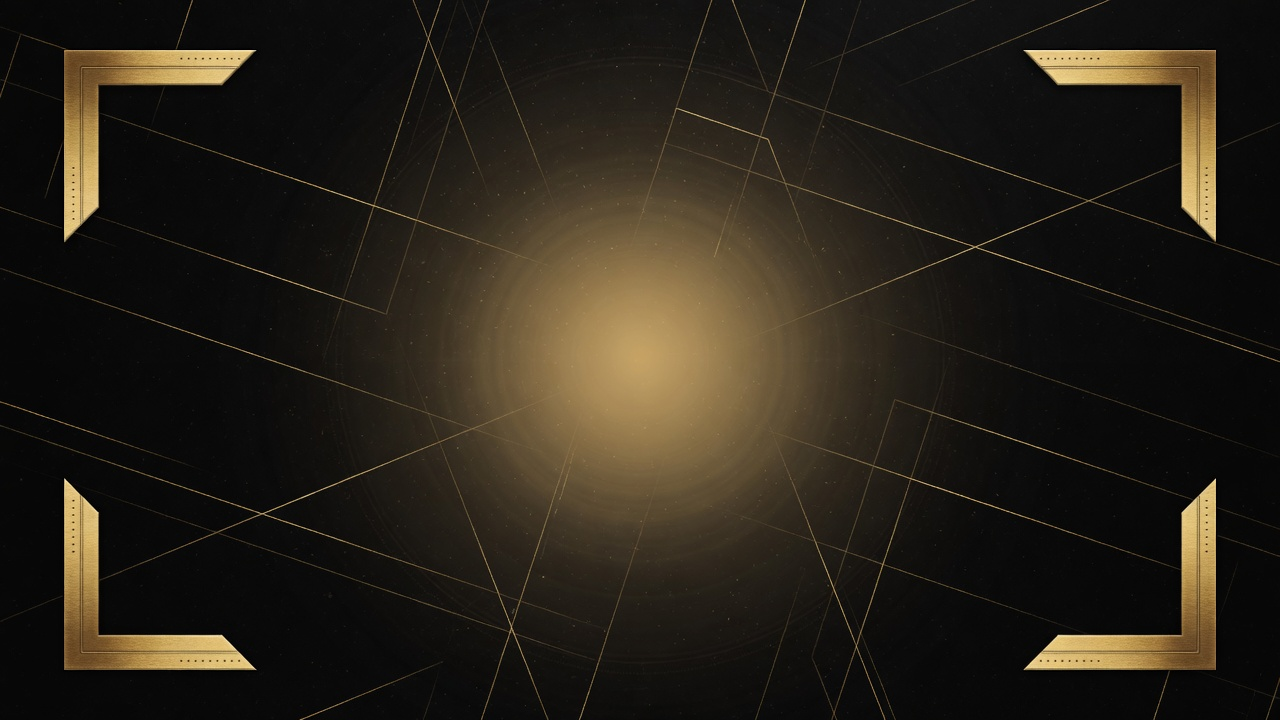
#> input picture brand-assets/social/og-card-bg.jpg, 1280 x 720 px
$ python compose_covers.py ../brand-assets/social/og-card-bg.jpg
#> lines starting #> are read from the running program, lines starting #| are printed output that depends on the picture
#!/usr/bin/env python3
"""Turn sparse 16:9 gameplay captures into readable catalog capsules.

Crops to the action, places it on a tinted plate, and stamps an exact title.
"""
from __future__ import annotations

import argparse
from pathlib import Path

from PIL import Image, ImageDraw, ImageEnhance, ImageFilter, ImageFont, ImageOps

ROOT = Path(__file__).resolve().parents[1]
SRC = ROOT / "frontend" / "public" / "game-covers"
OUT = SRC

TITLES = {
    "perfect-stack-timing-game": ("Perfect Stack", "Timing · GoodGame Labs"),
    "nightshift-lane-racer": ("Nightshift Lane", "Racer · GoodGame Labs"),
    "orbit-catch-reflex-game": ("Orbit Catch", "Reflex · GoodGame Labs"),
    "prism-breaker-arcade": ("Prism Breaker", "Arcade · GoodGame Labs"),
    "rooftop-rush-runner": ("Rooftop Rush", "Runner · GoodGame Labs"),
    "signal-snake-grid-game": ("Signal Snake", "Grid · GoodGame Labs"),
    "sum-forge-number-puzzle": ("Sum Forge", "Puzzle · GoodGame Labs"),
    "voidline-survivor": ("Voidline Survivor", "Arena · GoodGame Labs"),
    "blackout-grid-logic-puzzle": ("Blackout Grid", "Logic · GoodGame Labs"),
}

W, H = 1280, 720
GOLD = (212, 175, 55)
WHITE = (255, 255, 255)
MUTED = (201, 201, 209)


def font(size: int, bold: bool = False) -> ImageFont.FreeTypeFont:
    candidates = [
        "/System/Library/Fonts/Supplemental/Arial Bold.ttf" if bold else "/System/Library/Fonts/Supplemental/Arial.ttf",
        "/Library/Fonts/Arial Bold.ttf" if bold else "/Library/Fonts/Arial.ttf",
        "/System/Library/Fonts/SFNS.ttf",
        "/System/Library/Fonts/Helvetica.ttc",
    ]
    for path in candidates:
        try:
            return ImageFont.truetype(path, size)
        except OSError:
            continue
    return ImageFont.load_default()


def content_box(im: Image.Image) -> tuple[int, int, int, int]:
    rgb = im.convert("RGB")
    px = rgb.load()
    w, h = rgb.size
    min_x, min_y, max_x, max_y = w, h, 0, 0
    hit = 0
    step = max(1, min(w, h) // 360)
    for y in range(0, h, step):
        for x in range(0, w, step):
            r, g, b = px[x, y]
            luma = 0.2126 * r + 0.7152 * g + 0.0722 * b
            chroma = max(r, g, b) - min(r, g, b)
            if luma > 32 or chroma > 22:
                hit += 1
                if x < min_x:
                    min_x = x
                if y < min_y:
                    min_y = y
                if x > max_x:
                    max_x = x
                if y > max_y:
                    max_y = y
    if hit < 40:
        return (0, 0, w, h)
    pad_x = max(24, int((max_x - min_x) * 0.18))
    pad_y = max(24, int((max_y - min_y) * 0.18))
    x0 = max(0, min_x - pad_x)
    y0 = max(0, min_y - pad_y)
    x1 = min(w, max_x + pad_x)
    y1 = min(h, max_y + pad_y)
    # Keep a capsule-shaped crop so thin HUD/board slices do not get stretched.
    min_w, min_h = int(w * 0.55), int(h * 0.52)
    if x1 - x0 < min_w:
        cx = (x0 + x1) // 2
        x0 = max(0, cx - min_w // 2)
        x1 = min(w, x0 + min_w)
        x0 = max(0, x1 - min_w)
    if y1 - y0 < min_h:
        cy = (y0 + y1) // 2
        y0 = max(0, cy - min_h // 2)
        y1 = min(h, y0 + min_h)
        y0 = max(0, y1 - min_h)
    return (x0, y0, x1, y1)


def accent_of(im: Image.Image) -> tuple[int, int, int]:
    small = im.convert("RGB").resize((48, 27), Image.Resampling.BOX)
    pixels = list(small.getdata())
    colorful = [p for p in pixels if max(p) - min(p) > 18 and sum(p) / 3 > 28]
    sample = colorful or pixels
    sample.sort(key=lambda p: (max(p) - min(p), sum(p)), reverse=True)
    r, g, b = sample[0]
    # keep it on the gold/teal side of saturated, never near-black
    return (max(40, r), max(40, g), max(40, b))


def gradient(size: tuple[int, int], accent: tuple[int, int, int]) -> Image.Image:
    w, h = size
    base = Image.new("RGB", size, (8, 8, 10))
    overlay = Image.new("RGB", size, (0, 0, 0))
    draw = ImageDraw.Draw(overlay)
    for y in range(h):
        t = y / max(1, h - 1)
        r = int(accent[0] * (0.18 + 0.10 * (1 - t)))
        g = int(accent[1] * (0.16 + 0.08 * (1 - t)))
        b = int(accent[2] * (0.14 + 0.06 * (1 - t)))
        draw.line([(0, y), (w, y)], fill=(min(255, r), min(255, g), min(255, b)))
    return Image.blend(base, overlay, 0.85)


def compose(src: Path, title: str, kicker: str, dest: Path) -> None:
    im = Image.open(src).convert("RGB")
    box = content_box(im)
    crop = im.crop(box)
    # Prefer filling the plate; letterbox only if the crop is extremely thin.
    plate = ImageOps.fit(crop, (W, H), method=Image.Resampling.LANCZOS, centering=(0.5, 0.55))
    accent = accent_of(plate)
    bg = gradient((W, H), accent)
    # Soften the source so HUD text does not fight the stamped title, then lift it.
    play = ImageEnhance.Color(plate).enhance(1.18)
    play = ImageEnhance.Contrast(play).enhance(1.12)
    play = ImageEnhance.Brightness(play).enhance(1.04)
    composed = Image.blend(bg, play, 0.88)

    # Bottom readability plate
    shade = Image.new("RGBA", (W, H), (0, 0, 0, 0))
    sd = ImageDraw.Draw(shade)
    for y in range(H - 250, H):
        a = int(220 * ((y - (H - 250)) / 250) ** 1.15)
        sd.line([(0, y), (W, y)], fill=(6, 6, 8, a))
    composed = Image.alpha_composite(composed.convert("RGBA"), shade)

    d = ImageDraw.Draw(composed)
    # Gold corners
    for x0, y0, dx, dy in ((28, 28, 1, 1), (W - 28, 28, -1, 1), (28, H - 28, 1, -1), (W - 28, H - 28, -1, -1)):
        d.line([(x0, y0), (x0 + 28 * dx, y0)], fill=GOLD + (255,), width=3)
        d.line([(x0, y0), (x0, y0 + 28 * dy)], fill=GOLD + (255,), width=3)

    title_font = font(58, bold=True)
    kicker_font = font(20, bold=True)
    d.text((48, H - 148), kicker.upper(), font=kicker_font, fill=GOLD + (255,))
    d.text((46, H - 118), title, font=title_font, fill=WHITE + (255,))
    composed = composed.convert("RGB")
    dest.parent.mkdir(parents=True, exist_ok=True)
    composed.save(dest, "WEBP", quality=86, method=6)
    print(f"wrote {dest.name} {dest.stat().st_size} bytes from crop {box}")


def main() -> None:
    parser = argparse.ArgumentParser()
    parser.add_argument("inputs", nargs="*", help="optional slug.webp files")
    args = parser.parse_args()
    if args.inputs:
        files = [Path(p) for p in args.inputs]
    else:
        files = [SRC / f"{slug}.webp" for slug in TITLES]
    for path in files:
        slug = path.stem
        title, kicker = TITLES.get(slug, (slug.replace("-", " ").title(), "Browser game"))
        if not path.exists():
            print(f"skip missing {path}")
            continue
        compose(path, title, kicker, OUT / f"{slug}.webp")
#> in compose, im is the input picture: PIL image 1280x720 RGB; mean R, G, B 39.1, 33.5, 24.1
#> after the loop in content_box, `for y in range(0, h, step):`: hit = 68005; max_x = 1278; max_y = 718; min_x = 0
#> in content_box, `pad_x = max(24, int((max_x - min_x) * 0.18))`: pad_x = 230
#> in content_box, `pad_y = max(24, int((max_y - min_y) * 0.18))`: pad_y = 129
#> in content_box, `x0 = max(0, min_x - pad_x)`: x0 = 0
#> in content_box, `x1 = min(w, max_x + pad_x)`: x1 = 1280
#> in content_box, `y1 = min(h, max_y + pad_y)`: y1 = 720
#> in compose, `box = content_box(im)`: box = (0, 0, 1280, 720)
#> in accent_of, `small = im.convert("RGB").resize((48, 27), Image.Resampling.BOX)`:
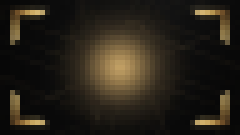
#> small: PIL image 48x27 RGB (shown 5 times larger); mean R, G, B 39, 33.4, 24.1
#> in accent_of, `pixels = list(small.getdata())`: pixels = 1296 items, first 6: (8, 8, 7), (8, 8, 8), (8, 8, 8), (8, 8, 8), (9, 9, 9), (9, 9, 9)
#> in accent_of, `colorful = [p for p in pixels if max(p) - min(p) > 18 and sum(p) / 3 >..`: colorful = 308 items, first 6: (68, 49, 26), (111, 79, 40), (147, 110, 57), (185, 149, 81), (203, 170, 100), (211, 181, 113)
#> in accent_of, `sample = colorful or pixels`: sample has the same summary as colorful
#> in accent_of, `r, g, b = sample[0]`: r = 202; g = 168; b = 97
#> in compose, `accent = accent_of(plate)`: accent = (202, 168, 97)
#> in gradient, `overlay = Image.new("RGB", size, (0, 0, 0))`: overlay: PIL image 1280x720 RGB; every value is 0
#> the loop in gradient, `for y in range(h):` made 720 passes
#> (r, g, b) on passes 1 to 3: (56, 40, 19), (56, 40, 19), (56, 40, 19)
#> in gradient, `return Image.blend(base, overlay, 0.85)`:
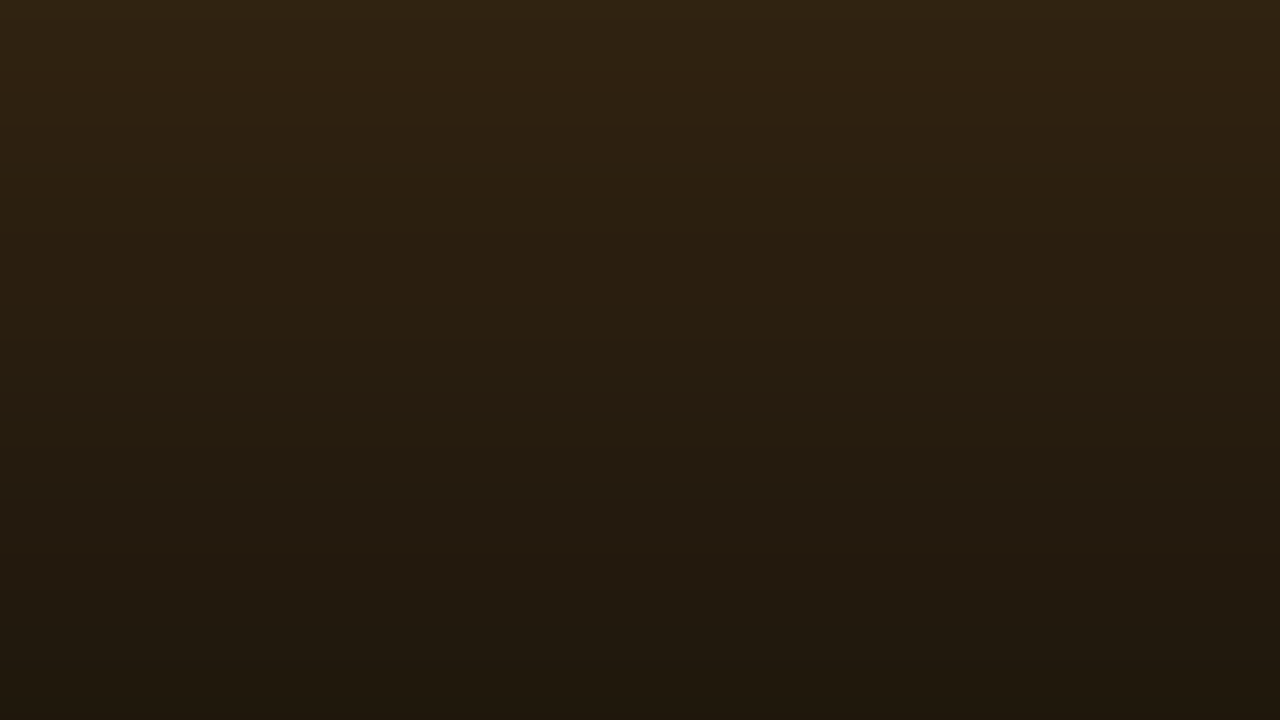
#> returned value: PIL image 1280x720 RGB; mean R, G, B 39.8, 28.9, 14.6
#> in compose, `play = ImageEnhance.Contrast(play).enhance(1.12)`:
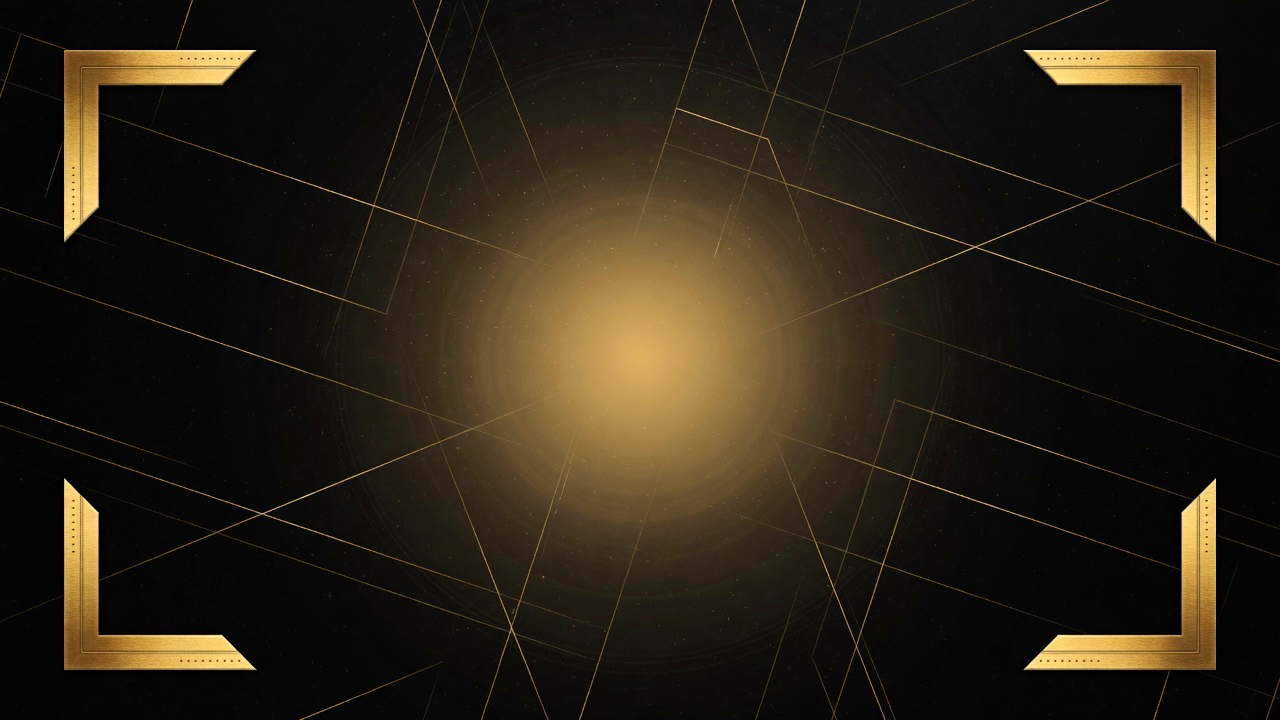
#> play: PIL image 1280x720 RGB; mean R, G, B 39.9, 32.6, 20.3
#> in compose, `shade = Image.new("RGBA", (W, H), (0, 0, 0, 0))`: shade: PIL image 1280x720 RGBA; every value is 0
#> in compose, `composed = Image.alpha_composite(composed.convert("RGBA"), shade)`:
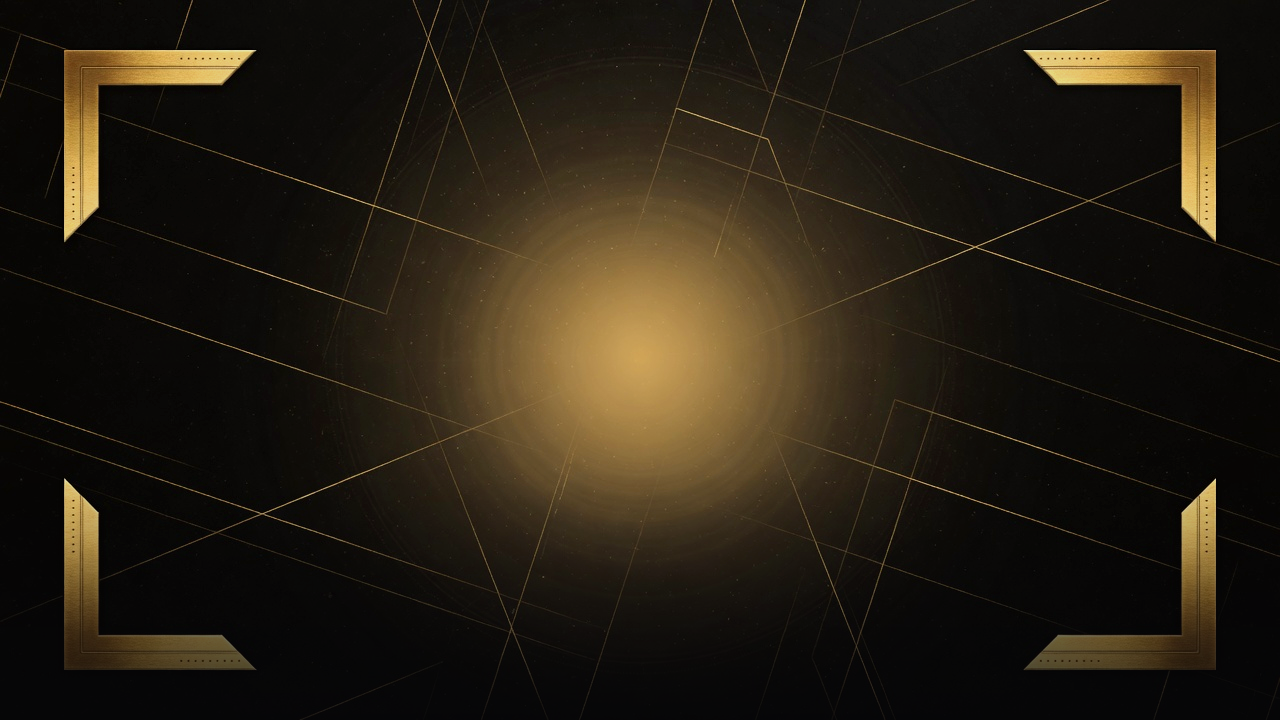
#> composed: PIL image 1280x720 RGBA; mean R, G, B, A 37.4, 30.2, 18.7, 255


if __name__ == "__main__":
#> (the run stopped early here; a loop or call above may not have finished)
